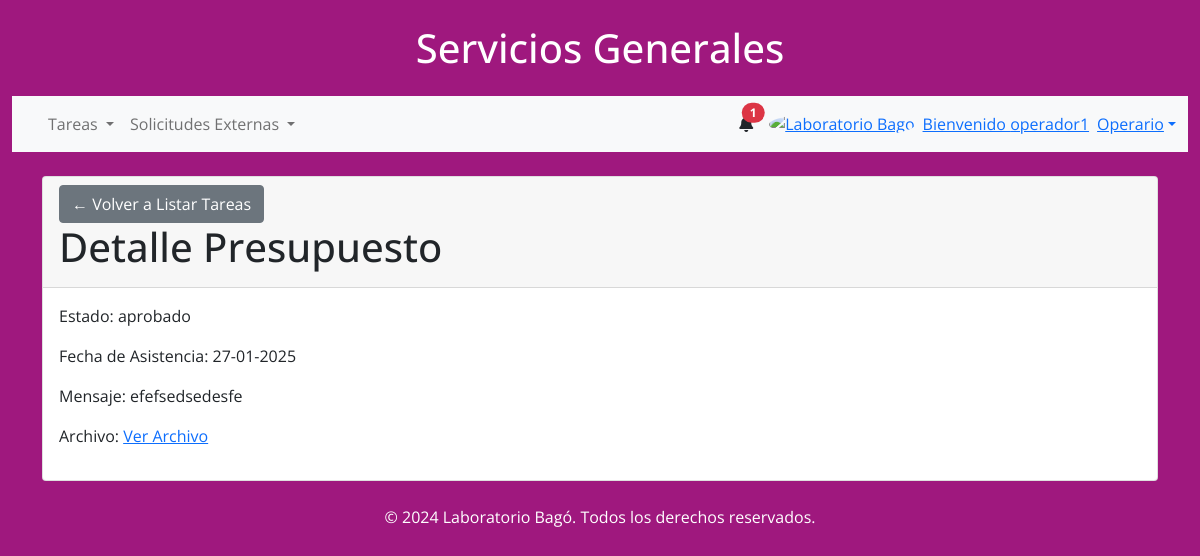
Screenshot of /externos/detalle_externo/presupuesto_ext/1/ (signed in) with the database file from the repository.
### external_workers/models.py (models this page shows, shortened)
class PresupuestoExterno(models.Model):
    tarea_externo = models.OneToOneField(TareaExterno, on_delete=models.CASCADE, related_name='presupuesto_externo')
    archivo = models.FileField(upload_to='ex_presupuestos/', blank=False)
    fecha_asistencia = models.DateField(null=True, blank=True)
    estado = models.CharField(
        max_length=20,
        choices=[('pendiente', 'Pendiente'), ('aprobado', 'Aprobado'), ('rechazado', 'Rechazado')],
        default='pendiente'
    )
    mensaje = models.TextField(blank=False, null=True)
    creado_por = models.ForeignKey(User, on_delete=models.SET_NULL, null=True, blank=True)
    fecha_creacion = models.DateTimeField(auto_now_add=True)

### external_workers/views.py (the view)
# urls.py: path('detalle_externo/presupuesto_ext/<int:presupuesto_id>/', detalle_presupuesto, name='detalle_presupuesto'),
@login_required
def detalle_presupuesto(request, presupuesto_id):
    presupuesto = get_object_or_404(PresupuestoExterno, id=presupuesto_id)
    return render(request, 'app/detalle_externo/presupuesto_ext.html', {'presupuesto': presupuesto})

### app/context_processors.py (called while the page is built)
def user_groups(request):
    if request.user.is_authenticated:
        username = request.user.username
        grupos = request.user.groups.values_list('name', flat=True)
    else:
        username = None
        grupos = []
    return {
        'username': username,
        'grupos': grupos,
    }

def notificaciones(request):
    if request.user.is_authenticated:
        notificaciones = Notificacion.objects.filter(usuario=request.user, leido=False).order_by('-creado_en')[:3]
    else:
        notificaciones = []
    return {'notificaciones': notificaciones}

### app/templates/app/detalle_externo/presupuesto_ext.html
{% extends '../base.html' %}
{% block content %}
<div class="card mt-4">
    <div class="card-header">
        <a href="{% url 'listar_solicitudes' %}" class="btn btn-secondary">
            &#8592; Volver a Listar Tareas
        </a>
        <h1>Detalle Presupuesto</h1>
    </div>
    <div class="card-body">
        <p>Estado: {{ presupuesto.estado }}</p>
        <p>Fecha de Asistencia: {{ presupuesto.fecha_asistencia|date:"d-m-Y" }}</p>
        <p>Mensaje: {{ presupuesto.mensaje }}</p>
        <p>Archivo: <a href="{{ presupuesto.archivo.url }}" target="_blank">Ver Archivo</a></p>
    </div>
</div>
{% endblock %}

### app/templates/app/base.html (shortened to what this page needs)
{% load static %}
<!DOCTYPE html>
<html lang="es">
    <head>
        <link
          href="https://cdnjs.cloudflare.com/ajax/libs/font-awesome/6.0.0/css/all.min.css"
          rel="stylesheet"
        />
        <link href="https://cdn.jsdelivr.net/npm/bootstrap@5.0.2/dist/css/bootstrap.min.css" rel="stylesheet">
        <link rel="stylesheet" href="https://cdnjs.cloudflare.com/ajax/libs/toastr.js/latest/toastr.min.css">
        <link
          href="{% static 'css/style.css' %}"
          rel="stylesheet"
        />
    </head>
<body class="Body-base" style="font-family: 'Open Sans', sans-serif;">
    <div class="container-fluid">
    <header class="text-center my-4">
        <h1>Servicios Generales</h1>
    </header>
    <nav class="navbar navbar-expand-lg navbar-light bg-light">
        <div class="container-fluid">
            {% if user.is_authenticated %}
            <div class="collapse navbar-collapse" id="navbarSupportedContent">
                <ul class="navbar-nav me-auto mb-2 mb-lg-0">
                    {% if 'Supervisor' in grupos or 'Operario' in grupos or 'Técnico' in grupos %}
                    <li class="nav-item dropdown">
                        <a class="nav-link dropdown-toggle" href="#" id="tareasDropdown" role="button"
                           data-bs-toggle="dropdown" aria-expanded="false">
                            Tareas
                        </a>
                    </li>
                    {% endif %}
                    {% if 'Supervisor' in grupos or 'Operario' in grupos or 'Externo' in grupos %}
                    <li class="nav-item dropdown">
                        <a class="nav-link dropdown-toggle" href="#" id="solicitudesDropdown" role="button"
                           data-bs-toggle="dropdown" aria-expanded="false">
                            Solicitudes Externas
                        </a>
                    </li>
                    {% endif %}
                </ul>
            </div>
            <div class="d-flex align-items-center">
                <div class="dropdown">
                    <a
                        class="text-reset me-3 position-relative"
                        id="navbarDropdownMenuLink"
                        role="button"
                        data-bs-toggle="dropdown"
                        aria-expanded="false"
                        aria-label="Notifications"
                    >
                        <i class="fas fa-bell" aria-hidden="true"></i>
                        <span class="position-absolute top-0 start-100 translate-middle badge rounded-pill bg-danger">
                            {{ notificaciones|length }}
                        </span>
                    </a>
                </div>
            </div>
                <div class="dropdown">
                    <a
                        class="dropdown-toggle d-flex align-items-center"
                        href="#"
                        id="navbarDropdownMenuAvatar"
                        role="button"
                        data-bs-toggle="dropdown"
                        aria-expanded="false"
                    >
                        <img
                            src="https://bagochile.cl/wp-content/uploads/2023/05/cropped-SIMBOLO-LOGO-BAGO-OFF.jpg"
                            class="rounded-circle"
                            height="25"
                            alt="Laboratorio Bago"
                            loading="lazy"
                        />
                        {% if username %}
                        <span class="ms-2">Bienvenido {{ username }}</span>
                        {% if user.is_superuser %}
                            <span class="ms-2">Admin</span>
                        {% else %}
                            {% if grupos %}
                                {% for grupo in grupos %}
                                    <span class="ms-2">{{ grupo }}</span>
                                {% endfor %}
                            {% else %}
                                <span class="ms-2">Sin Rol Asignado</span>
                            {% endif %}
                        {% endif %}
                    {% endif %}
                    </a>
                </div>
                {% else %}
                <div>
                    <a href="{% url 'login' %}" class="btn btn-outline btn-rounded">Login</a>
                    <a href="{% url 'registro' %}" class="btn btn-outline btn-rounded">Registrarse</a>
                </div>
                {% endif %}
            </div>
        </div>
    <div class="container my-4">
        {% block content %}{% endblock content %}
    </div>
    <footer class="text-center mt-4">
        <p>&copy; 2024 Laboratorio Bagó. Todos los derechos reservados.</p>
    </footer>
{% load sweetify %}
</body>
</html>

### app/static/css/style.css (style rules this page uses)
.Body-base { background-color: #9f187e; }
header { color: white !important; }
footer { color: white !important; }

### rows the page displays
PresupuestoExterno: estado "aprobado", fecha_asistencia "27-01-2025", mensaje "efefsedsedesfe"

### other values shown
{{ notificaciones|length }} "1"
{{ username }} "operador1"
{{ grupo }} "Operario"
